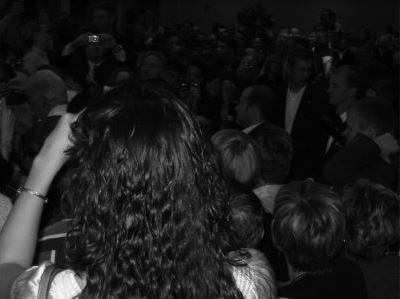
#> input picture KneYW.jpg, 400 x 299 px, found by its file name
$ python histogram.py
#> lines starting #> are read from the running program, lines starting #| are printed output that depends on the picture
#%% import pakages
import cv2
import matplotlib.pyplot as plt
import numpy as np
#from random import randrange\
import itertools as it
# %% read img
img = cv2.imread("/mnt/c/Users/ryan7/Documents/GitHub/computer_vision_project1/KneYW.jpg",0)
#> img is the input picture: shape (299, 400); min 0, max 253, mean 29.6
plt.imshow(img, cmap="gray")
# %%
plt.hist(img.flatten(),bins=256)
plt.show()
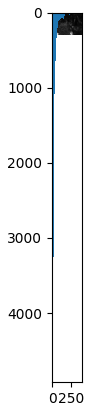
#> figure drawn by matplotlib, 1 panel
# %% histogram eq for gray picture
def HE(img,hist_plot_show=False):
#> called with hist_plot_show = True
    L=256
    counting= np.zeros(L)

    for i in img: # count gray level
        for j in i:
            counting[j]+=1
#> after the loop, counting = 256 values, max 4686 at index 9, min 0 at index 254, mean 467.2


    pdf=counting/sum(counting)
#> pdf = 256 values, max 0.0392 at index 9, min 0 at index 254, mean 0.00391

    cdf=np.zeros(L)
    a=0
    for i in range(L): # generate cdf
        a+=pdf[i]
        cdf[i]=a
#> this loop made 256 passes
#> a on passes 1 to 3: 0.00204, 0.00498, 0.0126
#> after the loop, a = 1; cdf = 256 values from 0.00204 to 1
    newCounting=np.round(cdf*(L-1))
#> newCounting = 256 values from 1 to 255

    newimg= np.zeros(img.shape)
    for i in range(L):
        newimg[img==i]=newCounting[i]
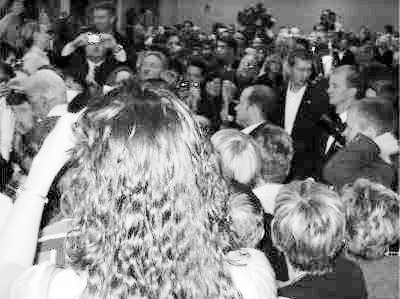
#> newimg: shape (299, 400) float64; min 1, max 255, mean 130.2
    if hist_plot_show==True:
        plt.hist(newimg.flatten(),bins=256)
        plt.show()
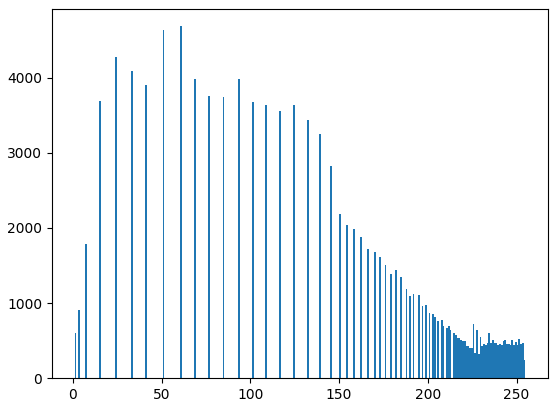
#> figure drawn by matplotlib, 1 panel; tallest bar 4686 high, from x = 60.53 to 61.52
    return newimg

#%%
newimg= HE(img,True)
cv2.imwrite("/mnt/c/Users/ryan7/Documents/GitHub/computer_vision_project1/HE_Kneyw.png",newimg)
plt.imshow(newimg, cmap="gray")


#%% HE_color
img = cv2.imread("/mnt/c/Users/ryan7/Documents/GitHub/computer_vision_project1/LLFlow-main/images/test_images/sky_and_mount.jpg",cv2.IMREAD_COLOR)
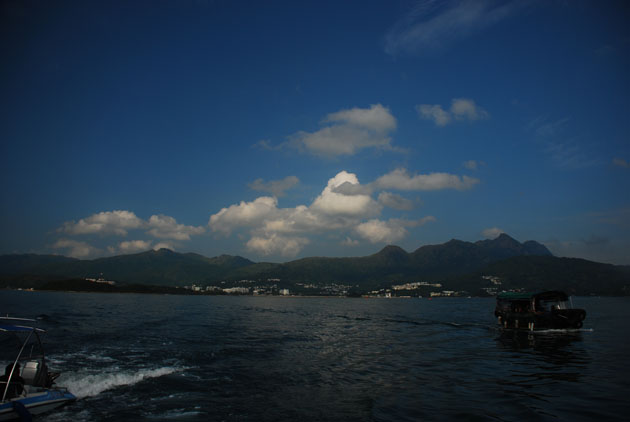
#> input picture LLFlow-main/images/test_images/sky_and_mount.jpg, 630 x 422 px, found by its file name
#> img is the input picture: shape (422, 630, 3); mean B, G, R 73.5, 54.5, 35.2
img = cv2.cvtColor(img, cv2.COLOR_BGR2YCR_CB)
#> img: shape (422, 630, 3); mean of channels 0, 1, 2 50.9, 116.8, 140.8
plt.imshow(img)
def HE_color(img):
    return cv2.cvtColor(np.transpose(np.array([HE(img[:,:,0]),img[:,:,1],img[:,:,2]]), (1, 2, 0)).astype('uint8'),cv2.COLOR_YCrCb2BGR)
#> call 2 of HE, with hist_plot_show = False
#> after the loop in HE (call 2), `for i in img:`: counting = 256 values, max 4838 at index 43, min 0 at index 201, mean 1038.5
#> in HE (call 2), `pdf=counting/sum(counting)`: pdf = 256 values, max 0.0182 at index 43, min 0 at index 201, mean 0.00391
#> the loop in HE (call 2), `for i in range(L):` made 256 passes
#> a on passes 1 to 3: 0.000199, 0.000858, 0.00196
#> after the loop in HE (call 2), `for i in range(L):`: a = 1; cdf = 256 values from 0.000199 to 1
#> in HE (call 2), `newCounting=np.round(cdf*(L-1))`: newCounting = 256 values from 0 to 255
#> after the loop in HE (call 2), `for i in range(L):`:
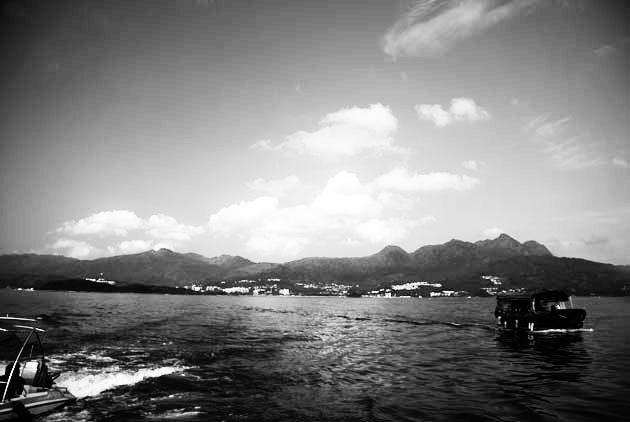
#> newimg: shape (422, 630) float64; min 0, max 255, mean 129
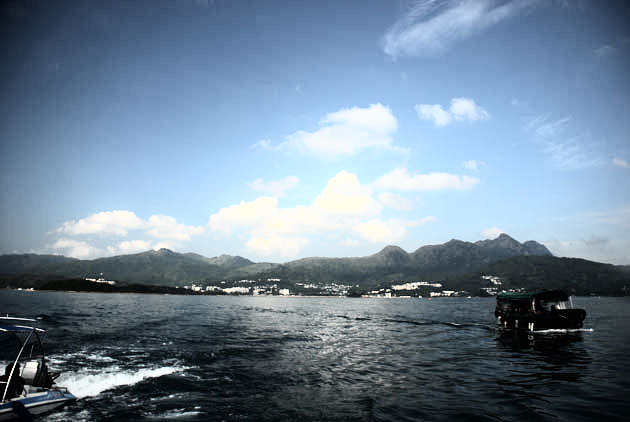
#> returned value: shape (422, 630, 3); mean B, G, R 151.1, 132.6, 113.2
#newimg=[HE(img[:,:,0]),img[:,:,1],img[:,:,2]]
newimg=HE_color(img)
#newimg= np.array(newimg)
#newimg=np.transpose(newimg, (1, 2, 0))
cv2.imwrite("/mnt/c/Users/ryan7/Documents/GitHub/computer_vision_project1/HE_sky_and_mount.png",newimg)
newimg = cv2.cvtColor(newimg, cv2.COLOR_BGR2RGB)
#> newimg: shape (422, 630, 3)

plt.imshow(newimg)


#%%
img = cv2.imread("/mnt/c/Users/ryan7/Documents/GitHub/computer_vision_project1/LLFlow-main/images/sky_and_mount.jpg",cv2.IMREAD_COLOR)
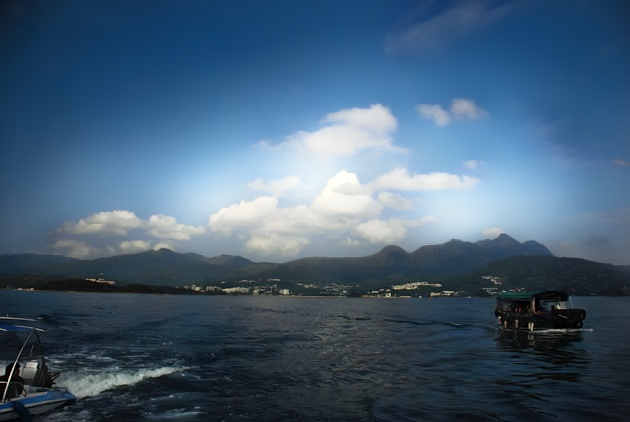
#> input picture LLFlow-main/images/sky_and_mount.jpg, 630 x 422 px, found by its file name
#> img is the input picture: shape (422, 630, 3); mean B, G, R 117.6, 94.7, 69
img= cv2.cvtColor(img, cv2.COLOR_BGR2RGB)
plt.imshow(img)
# %% adaptive HE not recommend using this, u can use ahe by clahe chuck set enableclip=False
wsz=51
#> (the run stopped early here; a loop or call above may not have finished)
